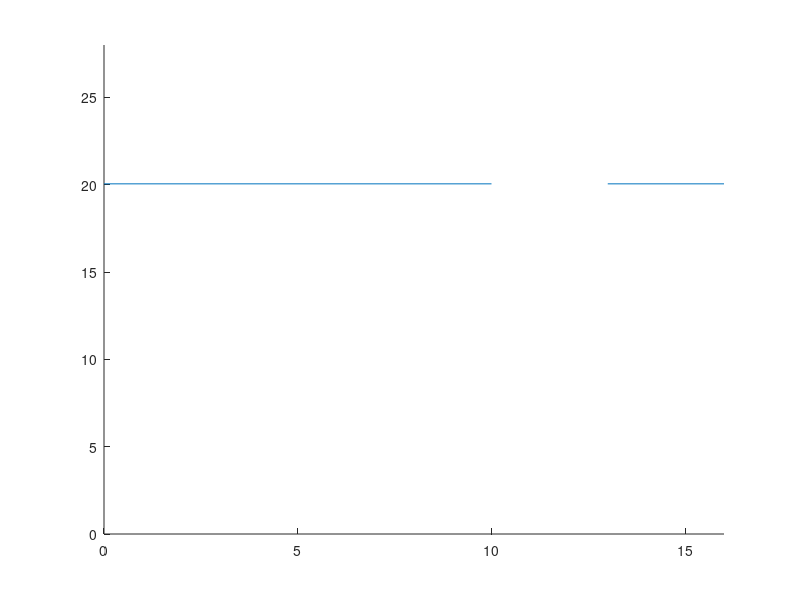

Reproduce this figure in MATLAB. (Note: this script raises an error after producing the figure.)
clear all; close all; clc;

[Y, X] = meshgrid(0.1:0.1:28, 0.1:0.1:16);

% wspolrzedne nadajnika
x_tx = 12.05;
y_tx = 7.05;

% wspolrzedne sciany ([x1, x2], [y1, y2])
line([0, 10], [20.05, 20.05]);
line([13, 16], [20.05, 20.05]);

wsp = 0.7; % wspolczynnik odbicia sciany
c = 299792458; % predkosc swiatla
f = 3.6; % czestotliwosc nadajnika
lambda = c / f; % dlugosc fali
txPower = 10*log10(1); 

power = zeros(160, 280);

axis([0, 16, 0, 28]);

for x=1:160
    for y=1:280
        dist = sqrt((x_tx - x/10)^2 + (y_tx - y/10)^2);
        FSL = 32.44 + 20*log10(dist) + 20*log10(f);
        
        % wykorzystanie funkcji dwawektory
        sciana1 = dwawektory(0, 20.05, 10, 20.05, x_tx, y_tx, x/10, y/10);
        sciana2 = dwawektory(13, 20.05, 16, 20.05, x_tx, y_tx, x/10, y/10);

        if sciana1 == -1 && sciana2 == -1
            power(x, y) = txPower - FSL;
        else
            power(x, y) = -100;
        end
    end
end

pcolor(X, Y, power);
shading("interp");
colorbar;
